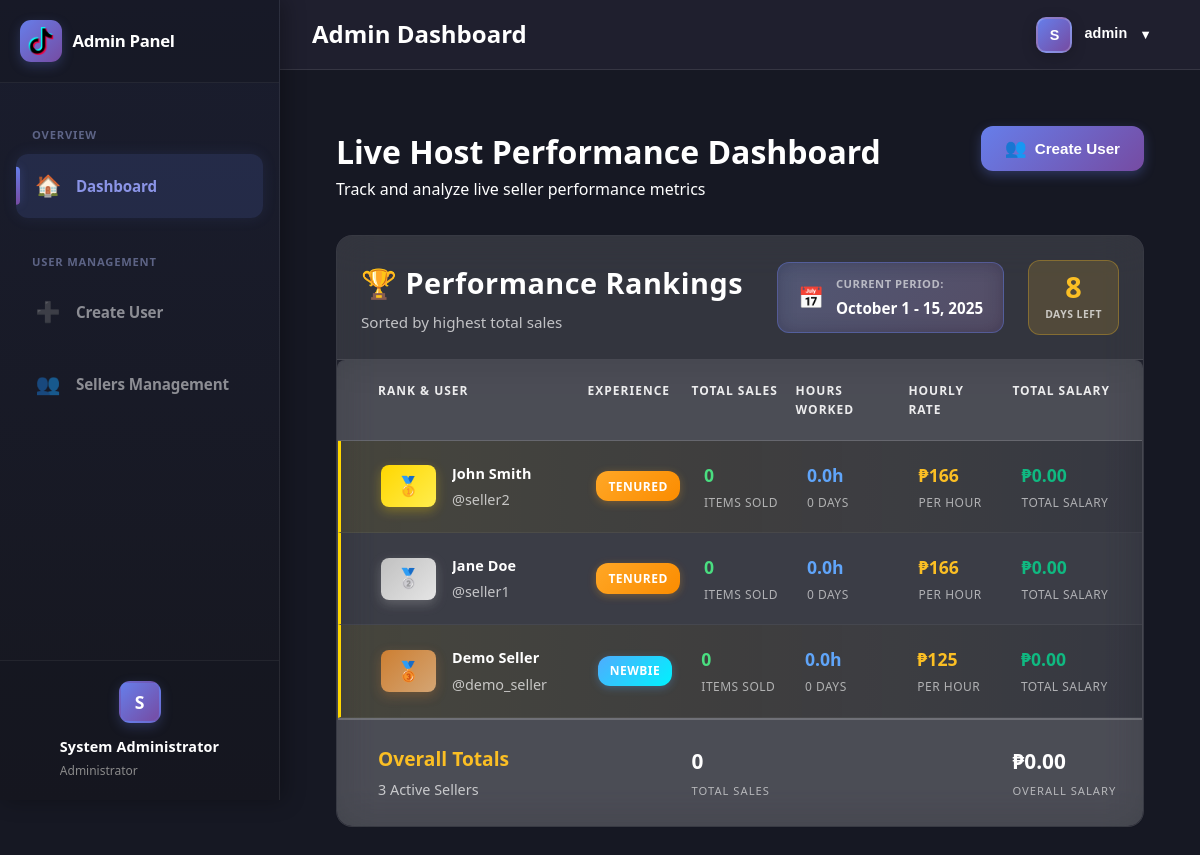
Page /admin/dashboard.php (signed in) on the committed database.
### tables this page shows
CREATE TABLE `users` (
    `id` INT NOT NULL AUTO_INCREMENT,
    `username` varchar(50) NOT NULL UNIQUE,
    `email` varchar(100) NOT NULL UNIQUE,
    `password` varchar(255) NOT NULL,
    `role` enum('admin', 'live_seller') NOT NULL DEFAULT 'live_seller',
    `full_name` varchar(100) NOT NULL,
    `profile_image` varchar(255) DEFAULT NULL,
    `experienced_status` enum('newbie', 'tenured') NOT NULL DEFAULT 'newbie',
    `status` enum('active', 'inactive', 'suspended') NOT NULL DEFAULT 'active',
    `created_at` timestamp NOT NULL DEFAULT CURRENT_TIMESTAMP,
    `updated_at` timestamp NOT NULL DEFAULT CURRENT_TIMESTAMP ON UPDATE CURRENT_TIMESTAMP,
    PRIMARY KEY (`id`),
    KEY `idx_username` (`username`),
    KEY `idx_email` (`email`),
    KEY `idx_role` (`role`),
    KEY `idx_status` (`status`)
);

### includes/functions.php (called while the page is built, shortened)
<?php
function get_logged_in_user() {
    $db = getDB();
    $stmt = $db->prepare("SELECT * FROM users WHERE id = ?");
    $stmt->execute([$_SESSION['user_id']]);
    return $stmt->fetch();
}
function get_current_pay_period() {
    $current_day = (int)date('j');
    $current_month = date('Y-m');
    if ($current_day <= 15) {
        return [
            'start_date' => $current_month . '-01',
            'end_date' => $current_month . '-15',
            'period_name' => date('F j', strtotime($current_month . '-01')) . ' - ' . date('j, Y', strtotime($current_month . '-15'))
        ];
    }
}
function get_days_until_reset() {
    $period = get_current_pay_period();
    $end_date = strtotime($period['end_date']);
    $today = strtotime(date('Y-m-d'));
    $days = ceil(($end_date - $today) / 86400);
    return max(0, $days);
}
?>

### admin/dashboard.php (the view, shortened to what this page needs)
<?php
require_once __DIR__ . '/../includes/functions.php';
$db = getDB();
$current_period = get_current_pay_period();
$days_until_reset = get_days_until_reset();
$stmt = $db->prepare("
    SELECT
        u.id,
        u.full_name,
        u.username,
        u.experienced_status,
        u.profile_image,
        COALESCE(SUM(a.solds_quantity), 0) as total_sales,
        COALESCE(SUM(a.hours_worked), 0) as total_hours,
        COUNT(DISTINCT a.attendance_date) as working_days
    FROM users u
    LEFT JOIN attendance a ON u.id = a.seller_id
        AND a.status IN ('completed', 'checked_in')
        AND a.attendance_date BETWEEN :start_date AND :end_date
    WHERE u.role = 'live_seller' AND u.status = 'active'
    GROUP BY u.id, u.full_name, u.username, u.experienced_status, u.profile_image
    ORDER BY total_sales DESC, total_hours DESC
");
$stmt->execute([
    ':start_date' => $current_period['start_date'],
    ':end_date' => $current_period['end_date']
]);
$user_rankings = $stmt->fetchAll();
$total_sales = array_sum(array_column($user_rankings, 'total_sales'));
$total_earned = array_sum(array_column($user_rankings, 'total_earned'));
$total_sellers = count($user_rankings);
$page_title = 'Admin Dashboard';
include 'layout/header.php';
?>
<div class="compact-admin-dashboard">
    <div class="dashboard-container">
        <div class="dashboard-header">
            <div class="header-info">
                <h1>Live Host Performance Dashboard</h1>
                <p>Track and analyze live seller performance metrics</p>
            </div>
            <div class="header-stats">
                <button class="manage-users-btn" onclick="location.href='users.php'">
                    <span class="btn-icon">👥</span>
                    Create User
                </button>
            </div>
        </div>
        <div class="ranking-card">
            <div class="card-header">
                <div class="title-section">
                    <h2>🏆 Performance Rankings</h2>
                    <p>Sorted by highest total sales</p>
                </div>
                <div class="header-period-info">
                    <div class="period-badge">
                        <div class="period-icon-small">📅</div>
                        <div class="period-text">
                            <span class="period-label">Current Period:</span>
                            <span class="period-value"><?php echo $current_period['period_name']; ?></span>
                        </div>
                    </div>
                    <div class="period-countdown-small">
                        <div class="countdown-number"><?php echo $days_until_reset; ?></div>
                        <div class="countdown-text">day<?php echo $days_until_reset != 1 ? 's' : ''; ?> left</div>
                    </div>
                </div>
            </div>
            <div class="performance-table">
                <div class="table-headers">
                    <div class="header-col user-col">RANK & USER</div>
                    <div class="header-col exp-col">EXPERIENCE</div>
                    <div class="header-col sales-col">TOTAL SALES</div>
                    <div class="header-col hours-col">HOURS WORKED</div>
                    <div class="header-col rate-col">HOURLY RATE</div>
                    <div class="header-col earned-col">TOTAL SALARY</div>
                </div>
                <div class="table-body">
                    <?php if (empty($user_rankings)): ?>
                        <div class="empty-state">
                            <div class="empty-icon">📊</div>
                            <p>No performance data available</p>
                            <small>User performance will appear here once they start working</small>
                        </div>
                    <?php else: ?>
                        <?php foreach ($user_rankings as $index => $user): ?>
                            <?php $rank = $index + 1; ?>
                            <div class="user-row <?php echo $rank <= 3 ? 'top-performer' : ''; ?>">
                                <div class="user-info-cell">
                                    <div class="rank-badge rank-<?php echo $rank; ?>">
                                        <?php if ($rank <= 3): ?>
                                            <?php echo $rank == 1 ? '🥇' : ($rank == 2 ? '🥈' : '🥉'); ?>
                                        <?php else: ?>
                                            #<?php echo $rank; ?>
                                        <?php endif; ?>
                                    </div>
                                    <div class="user-profile">
                                        <div class="user-details">
                                            <div class="user-name"><?php echo htmlspecialchars($user['full_name']); ?></div>
                                            <div class="user-handle">@<?php echo htmlspecialchars($user['username']); ?></div>
                                        </div>
                                    </div>
                                </div>
                                <div class="exp-cell">
                                    <span class="exp-badge <?php echo $user['experienced_status']; ?>">
                                        <?php echo ucfirst($user['experienced_status']); ?>
                                    </span>
                                </div>
                                <div class="sales-cell">
                                    <div class="primary-value"><?php echo number_format($user['total_sales']); ?></div>
                                    <div class="secondary-value">items sold</div>
                                </div>
                                <div class="hours-cell">
                                    <div class="primary-value"><?php echo number_format($user['total_hours'], 1); ?>h</div>
                                    <div class="secondary-value"><?php echo $user['working_days']; ?> days</div>
                                </div>
                                <div class="rate-cell">
                                    <div class="primary-value">₱<?php echo number_format($user['hourly_rate']); ?></div>
                                    <div class="secondary-value">per hour</div>
                                </div>
                                <div class="earned-cell highlight">
                                    <div class="primary-value">₱<?php echo number_format($user['total_earned'], 2); ?></div>
                                    <div class="secondary-value">total salary</div>
                                </div>
                            </div>
                        <?php endforeach; ?>
                    <?php endif; ?>
                </div>
                <div class="totals-section">
                    <div class="totals-left">
                        <div class="totals-title">Overall Totals</div>
                        <div class="totals-subtitle"><?php echo $total_sellers; ?> Active Sellers</div>
                    </div>
                    <div class="totals-sales">
                        <div class="totals-value"><?php echo number_format($total_sales); ?></div>
                        <div class="totals-label">TOTAL SALES</div>
                    </div>
                    <div class="totals-earned">
                        <div class="totals-value">₱<?php echo number_format($total_earned, 2); ?></div>
                        <div class="totals-label">Overall SALARY</div>
                    </div>
                </div>
            </div>
        </div>
    </div>
</div>
<?php include 'layout/footer.php'; ?>

### admin/layout/header.php (shortened to what this page needs)
<?php
$current_user = get_logged_in_user();
?>
<!DOCTYPE html>
<html lang="en">
<head>
    <link rel="stylesheet" href="../assets/css/style.css?v=<?php echo time(); ?>">
    <link rel="stylesheet" href="../assets/css/admin.css?v=<?php echo time(); ?>">
    <link rel="stylesheet" href="../assets/css/user-management.css?v=<?php echo time(); ?>">
</head>
<body class="admin-layout">
    <aside class="sidebar">
        <div class="sidebar-header">
            <div class="logo">
                <div class="logo-icon">
                    <img src="../tik-tok.png" alt="TikTok" style="width: 28px; height: 28px; object-fit: contain;">
                </div>
                <span>Admin Panel</span>
            </div>
        </div>
        <nav class="sidebar-nav">
            <ul class="nav-menu">
                <li class="nav-section-title">Overview</li>
                <li class="nav-item">
                    <a href="dashboard.php" class="nav-link <?php echo basename($_SERVER['PHP_SELF']) === 'dashboard.php' ? 'active' : ''; ?>">
                        <span class="nav-icon">🏠</span>
                        <span class="nav-text">Dashboard</span>
                    </a>
                </li>
                <li class="nav-section-title">User Management</li>
                <li class="nav-item">
                    <a href="users.php" class="nav-link <?php echo basename($_SERVER['PHP_SELF']) === 'users.php' ? 'active' : ''; ?>">
                        <span class="nav-icon">➕</span>
                        <span class="nav-text">Create User</span>
                    </a>
                </li>
                <li class="nav-item">
                    <a href="user_management.php" class="nav-link <?php echo basename($_SERVER['PHP_SELF']) === 'user_management.php' ? 'active' : ''; ?>">
                        <span class="nav-icon">👥</span>
                        <span class="nav-text"> Sellers Management</span>
                    </a>
                </li>
            </ul>
        </nav>
        <div class="sidebar-footer">
            <div class="user-info">
                <div class="user-avatar">
                    <?php echo strtoupper(substr($current_user['full_name'], 0, 1)); ?>
                </div>
                <div class="user-details">
                    <p class="user-name"><?php echo htmlspecialchars($current_user['full_name']); ?></p>
                    <p class="user-role">Administrator</p>
                </div>
            </div>
        </div>
    </aside>
    <main class="main-content">
        <header class="topbar">
            <div class="topbar-left">
                <h1 class="page-title"><?php echo isset($page_title) ? $page_title : 'Admin Panel'; ?></h1>
            </div>
            <div class="topbar-right">
                <div class="topbar-actions">
                    <div class="user-menu">
                        <button class="user-menu-toggle" id="userMenuToggle">
                            <div class="user-avatar">
                                <?php echo strtoupper(substr($current_user['full_name'], 0, 1)); ?>
                            </div>
                            <span class="user-name"><?php echo htmlspecialchars($current_user['username']); ?></span>
                            <span class="dropdown-arrow">▼</span>
                        </button>
                    </div>
                </div>
            </div>
        </header>
        <div class="content-wrapper">

### admin/layout/footer.php (shortened to what this page needs)
        </div>
    </main>
</body>
</html>

### assets/css/style.css (style rules this page uses)
:root { --primary-color: #ff0050; --secondary-color: #25f4ee; --dark-bg: #161823; --darker-bg: #0a0a0f; --light-text: #ffffff; --gray-text: #a8a8b3; --card-bg: #1f1f2e; --gradient-primary: linear-gradient(135deg, #ff0050, #ff4081); --gradient-secondary: linear-gradient(135deg, #25f4ee, #00bcd4); --shadow-neon: 0 0 20px rgba(255, 0, 80, 0.3); --shadow-card: 0 8px 32px rgba(0, 0, 0, 0.3); }
* { margin: 0; padding: 0; box-sizing: border-box; }
body { font-family: 'Segoe UI', Tahoma, Geneva, Verdana, sans-serif; background: var(--dark-bg); color: var(--light-text); line-height: 1.6; overflow-x: hidden; }
.logo { display: flex; align-items: center; gap: 0.5rem; font-size: 1.5rem; font-weight: bold; text-decoration: none; color: var(--light-text); }
.logo-icon { width: 40px; height: 40px; background: var(--gradient-primary); border-radius: 50%; display: flex; align-items: center; justify-content: center; font-size: 1.2rem; animation: rotate 10s linear infinite; }

### assets/css/user-management.css (style rules this page uses)
.btn-icon { font-size: 1.1rem; }

### admin/layout/header.php (style rules this page uses)
.admin-layout .sidebar { background: linear-gradient(180deg, #1a1d2e 0%, #16171f 100%) !important; border-right: 1px solid rgba(255, 255, 255, 0.08) !important; box-shadow: 4px 0 20px rgba(0, 0, 0, 0.3) !important; }
.admin-layout .sidebar-header { border-bottom: 1px solid rgba(255, 255, 255, 0.06) !important; background: rgba(20, 22, 32, 0.5) !important; }
.admin-layout .sidebar .logo-icon { background: linear-gradient(135deg, #667eea, #764ba2) !important; box-shadow: 0 4px 12px rgba(102, 126, 234, 0.25) !important; }
.admin-layout .sidebar-footer { border-top: 1px solid rgba(255, 255, 255, 0.06) !important; background: rgba(20, 22, 32, 0.5) !important; }
.admin-layout .sidebar-footer .user-avatar { width: 42px !important; height: 42px !important; background: linear-gradient(135deg, #667eea, #764ba2) !important; box-shadow: 0 4px 12px rgba(102, 126, 234, 0.25) !important; border: 2px solid rgba(102, 126, 234, 0.2) !important; border-radius: 11px !important; display: flex !important; align-items: center !important; justify-content: center !important; font-weight: 800 !important; color: white !important; font-size: 1.1rem !important; }
.admin-layout .user-menu-toggle .user-avatar { width: 36px !important; height: 36px !important; border-radius: 10px !important; background: linear-gradient(135deg, #667eea, #764ba2) !important; display: flex !important; align-items: center !important; justify-content: center !important; color: #ffffff !important; font-size: 0.9rem !important; font-weight: 800 !important; }
.admin-layout .nav-link { color: rgba(255, 255, 255, 0.5) !important; }
.admin-layout .nav-link.active { background: rgba(102, 126, 234, 0.15) !important; color: #8b94e7 !important; box-shadow: 0 0 15px rgba(102, 126, 234, 0.1) !important; }
.admin-layout .nav-link.active::before { background: linear-gradient(180deg, #667eea, #764ba2) !important; }
.admin-layout .nav-section-title { color: rgba(139, 148, 195, 0.6) !important; }

### rows in the picture
users: full_name "S", full_name "System Administrator", username "admin"
users: full_name "John Smith", username "seller2", experienced_status "TENURED", total_sales "0", total_hours "0.0", working_days "0", hourly_rate "166", total_earned "0.00"
users: full_name "Jane Doe", username "seller1", experienced_status "TENURED", total_sales "0", total_hours "0.0", working_days "0", hourly_rate "166", total_earned "0.00"
users: full_name "Demo Seller", username "demo_seller", experienced_status "NEWBIE", total_sales "0", total_hours "0.0", working_days "0", hourly_rate "125", total_earned "0.00"

### other values in the picture
$page_title "Admin Dashboard"
$current_period['period_name'] "October 1 - 15, 2025"
$days_until_reset "8"
$total_sellers "3"
$total_sales "0"
$total_earned "0.00"
